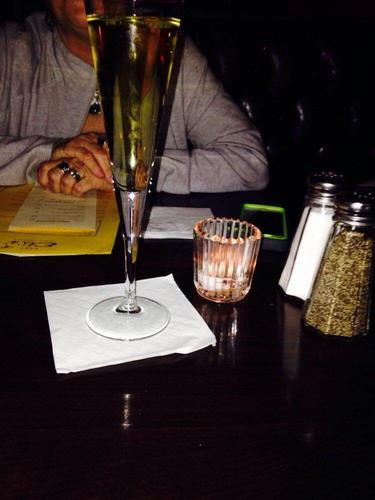
#> input picture sample_data/train_photos/104279.jpg, 375 x 500 px, given in place of 1643.jpg, which was not available
$ python image_cal.py sample_data/train_photos/104279.jpg   (Python 2 division)
#> lines starting #> are read from the running program, lines starting #| are printed output that depends on the picture; pictures that were not available may be replaced by others from this repository, and a replacement may not be noted
#> (reads sample_data/train_photo_to_biz_ids.csv from the repository)
from __future__ import print_function
from skimage import img_as_ubyte, img_as_float
from skimage.io import imread, imsave
from skimage.transform import resize
from skimage.color import rgb2gray
import matplotlib.pyplot as plt
from os import listdir
from os.path import isfile, join
from sys import argv
import numpy as np
import cv2
from scipy.fftpack import dct
import pandas as pd
import re


def image_normalize(input_path):
    img = img_as_float(imread(input_path))
    if img.shape[0] > img.shape[1]:
        margin = (img.shape[0] - img.shape[1]) / 2
#> margin = 62
        img = img[margin:margin + img.shape[1], :]
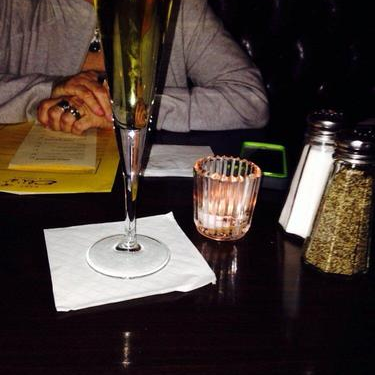
#> img: shape (375, 375, 3) float64; mean R, G, B 0.28, 0.228, 0.204
    else:
        margin = (img.shape[1] - img.shape[0]) / 2
        img = img[:, margin:margin + img.shape[0]]

    return resize(img, (128, 128))
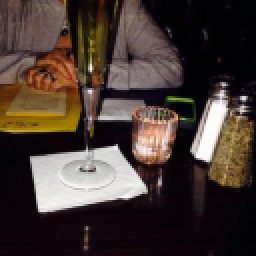
#> returned value: shape (128, 128, 3) float64 (shown 2 times larger); mean of channels 0, 1, 2 0.279, 0.228, 0.204; drawn as R, G, B


def feature_small_img(input_img):
    img = resize(input_img, (16, 16))
    return img.flatten()


def feature_fft(input_img):
    img = rgb2gray(input_img)
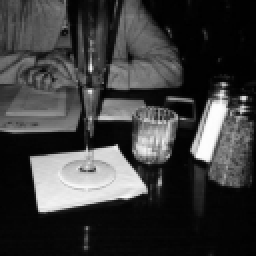
#> img: shape (128, 128) float64 (shown 2 times larger); min 0.00305, max 0.996, mean 0.237
    f = np.fft.fft2(img)
    fshift = np.fft.fftshift(f)
    magnitude_spectrum = resize(20 * np.log(np.abs(fshift)), (16, 16))
    return magnitude_spectrum.flatten()


def feature_dct(input_img):
    img = img_as_float(rgb2gray(input_img))
    d = resize(dct(img), (16, 16))
    return d.flatten()


def extract_features(input_img):
    img = image_normalize(input_img)
    result = np.concatenate(
        (feature_small_img(img), feature_fft(img), feature_dct(img)))
#> result = 1280 values, max 94.96 at index 904, min -1.11 at index 1202, mean 6.17
    return result

# impath = "/home/s_ariel/Desktop/13.jpg"
# img = extract_features(impath)
# print img

df = pd.read_csv(
    "/home/s_ariel/Documents/yelp/rawdata/train_photo_to_biz_ids.csv")
df.sort_values("photo_id", inplace=True)
# str(row["photo_id"]) + ".jpg\n"

img_dir = "/home/s_ariel/Documents/yelp/rawdata/train_photos"

count = 0
with open("feature_set.csv", "w+") as fout:
    for index, row in df.iterrows():
        count += 1
        print(count)
        img_path = img_dir + "/" + str(row["photo_id"]) + ".jpg"
        features = extract_features(img_path)
#> features has the same summary as result in extract_features
        fout.write(str(row["photo_id"]))
        fout.write("\t")
        [fout.write(str(x) + "\t") for x in features]
        fout.write("\n")
#> pass 2 of the loop `for index, row in df.iterrows():`:
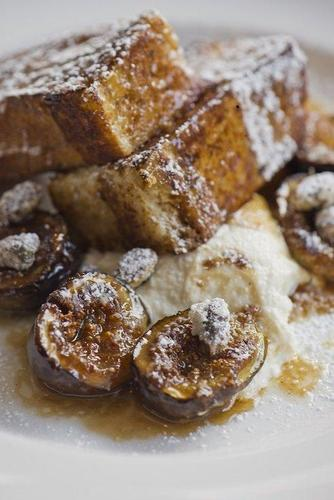
#> input picture sample_data/train_photos/104459.jpg, 334 x 500 px, given in place of 4959.jpg, which was not available
#> in image_normalize (call 2), `return resize(img, (128, 128))`:
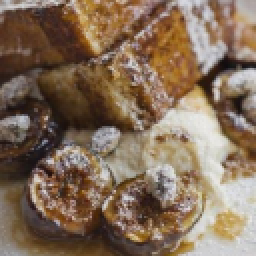
#> returned value: shape (128, 128, 3) float64 (shown 2 times larger); mean of channels 0, 1, 2 0.518, 0.431, 0.353; drawn as R, G, B
#> in feature_fft (call 2), `img = rgb2gray(input_img)`:
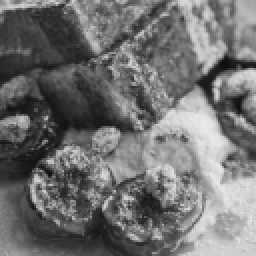
#> img: shape (128, 128) float64 (shown 2 times larger); min 0.0531, max 0.926, mean 0.444
#> features = 1280 values, max 89.48 at index 904, min -0.914 at index 1137, mean 6.88
#> (the run stopped early here; a loop or call above may not have finished)
